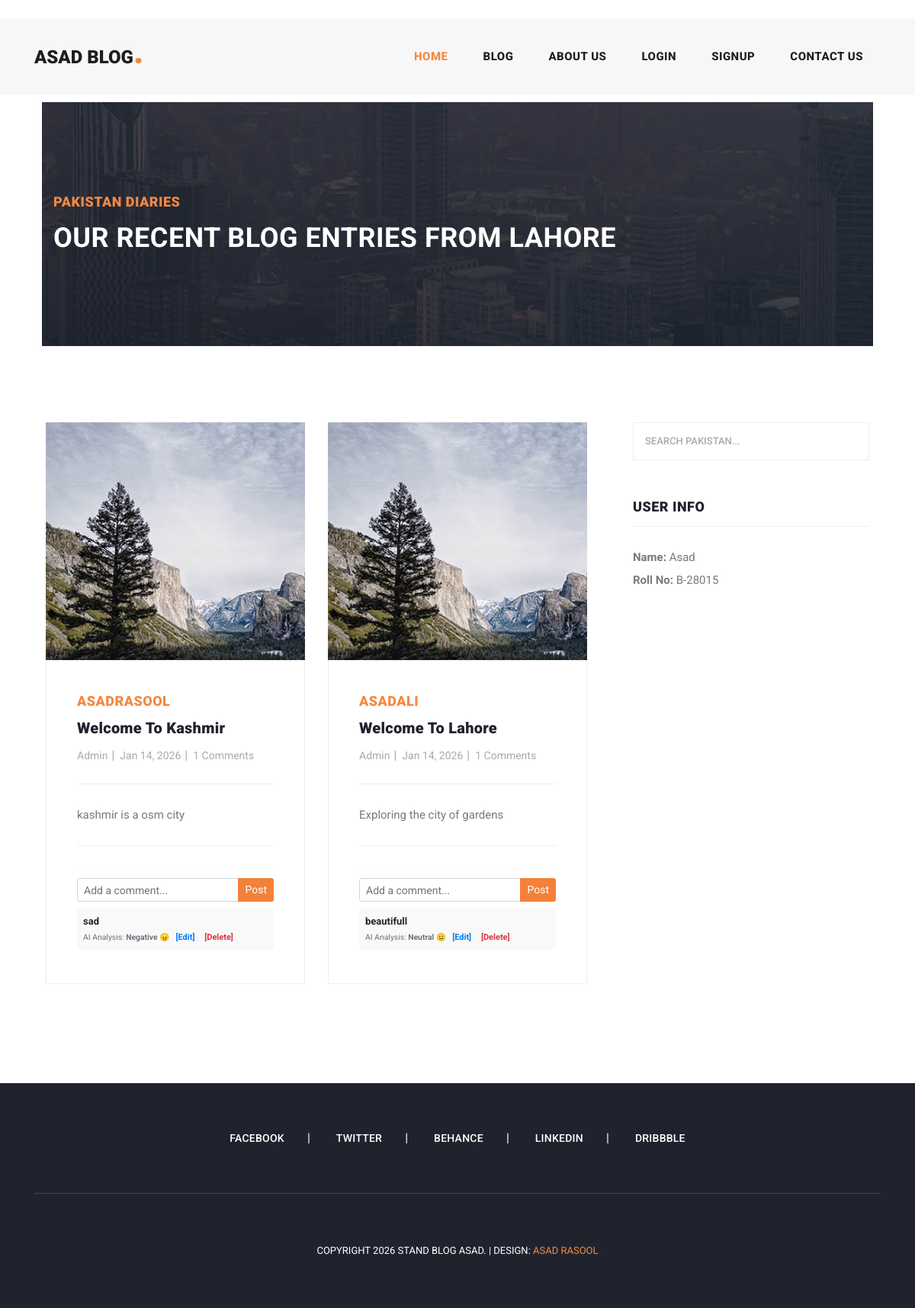
Screenshot of /blog/ with the database file from the repository.
### b28015/models.py (models this page shows, shortened)
class Post(models.Model):
    title = models.CharField(max_length=200)
    content = models.TextField()
    created_at = models.DateTimeField(auto_now_add=True)
    author = models.ForeignKey(User, on_delete=models.CASCADE)

class Comment(models.Model):
    post = models.ForeignKey(Post, on_delete=models.CASCADE, related_name='comments')
    text = models.TextField()
    sentiment = models.CharField(max_length=20, blank=True)

### b28015/views.py (the view)
# urls.py: path('blog/', views.blog_view, name='blog'),
def blog_view(request):
    posts = Post.objects.all().order_by('-created_at')
    return render(request, 'blog.html', {'posts': posts, 'my_name': 'Asad', 'my_roll': 'B-28015'})

### b28015/templates/blog.html (shortened to what this page needs)
{% extends 'base.html' %}
{% load static %}
{% block content %}
<link rel="stylesheet" href="{% static 'assets/css/fontawesome.css' %}">
<link rel="stylesheet" href="{% static 'assets/css/templatemo-stand-blog.css' %}">
<link rel="stylesheet" href="{% static 'assets/css/owl.css' %}">
<div class="heading-page header-text">
  <section class="page-heading">
    <div class="container">
      <div class="row">
        <div class="col-lg-12">
          <div class="text-content">
            <h4>Pakistan Diaries</h4>
            <h2>Our Recent Blog Entries from Lahore</h2>
          </div>
        </div>
      </div>
    </div>
  </section>
</div>
<section class="blog-posts grid-system">
  <div class="container">
    <div class="row">
      <div class="col-lg-8">
        <div class="all-blog-posts">
          <div class="row">
            {% if posts %}
              {% for post in posts %}
              <div class="col-lg-6">
                <div class="blog-post">
                  <div class="blog-thumb">
                    <img src="{% static 'assets/images/blog-thumb-01.jpg' %}" alt="{{ post.title }}">
                  </div>
                  <div class="down-content">
                    <span>{{ post.author.username }}</span>
                    <a href="#"><h4>{{ post.title }}</h4></a>
                    <ul class="post-info">
                      <li><a href="#">Admin</a></li>
                      <li><a href="#">{{ post.created_at|date:"M d, Y" }}</a></li>
                      <li><a href="#">{{ post.comments.count }} Comments</a></li>
                    </ul>
                    <p>{{ post.content|truncatechars:120 }}</p>
                    <hr>
                    <div class="comment-form">
                      <form method="POST" action="{% url 'add_comment' post.id %}">
                        <div class="input-group mb-2">
                          <input type="text" name="message" class="form-control form-control-sm" placeholder="Add a comment..." required>
                          <button class="btn btn-sm" type="submit" style="background-color: #f48139; color: white;">Post</button>
                        </div>
                      </form>
                    </div>
                    <div class="recent-comments" style="max-height: 150px; overflow-y: auto;">
  {% for comment in post.comments.all %}
    <div class="p-2 mb-1" style="background: #f9f9f9; border-radius: 5px; font-size: 13px; position: relative;">
      <strong>{{ comment.text }}</strong> <br>
      <small class="text-muted">AI Analysis: <strong>{{ comment.sentiment }}</strong></small>
      <a href="{% url 'edit_comment' comment.id %}"
   style="color: #007bff; font-size: 11px; font-weight: bold; text-decoration: none; margin-left: 5px;">
   [Edit]
</a>
      <a href="{% url 'delete_comment' comment.id %}"
         onclick="return confirm('Are you sure you want to delete this comment?')"
         style="color: #dc3545; font-size: 11px; font-weight: bold; text-decoration: none; margin-left: 10px;">
         [Delete]
      </a>
    </div>
  {% empty %}
    <p style="font-size: 12px;">No comments yet. Be the first!</p>
  {% endfor %}
</div>
                  </div>
                </div>
              </div>
              {% endfor %}
            {% else %}
              <div class="col-lg-12">
                <h3>No posts found. Please add some from the <a href="/admin">Admin Panel</a>.</h3>
              </div>
            {% endif %}
          </div>
        </div>
      </div>
      <div class="col-lg-4">
        <div class="sidebar">
          <div class="row">
            <div class="col-lg-12">
              <div class="sidebar-item search">
                <form id="search_form" method="GET" action="#">
                  <input type="text" name="q" class="searchText" placeholder="Search Pakistan..." autocomplete="on">
                </form>
              </div>
            </div>
            <div class="col-lg-12">
              <div class="sidebar-item recent-posts">
                <div class="sidebar-heading"><h2>User Info</h2></div>
                <div class="content">
                  <p><strong>Name:</strong> {{ my_name }}</p>
                  <p><strong>Roll No:</strong> {{ my_roll }}</p>
                </div>
              </div>
            </div>
          </div>
        </div>
      </div>
    </div>
  </div>
</section>
{% endblock %}

### b28015/templates/base.html (shortened to what this page needs)
{% load static %}
<!DOCTYPE html>
<html lang="en">
<head>
    <link rel="stylesheet" href="{% static 'css/bootstrap.min.css' %}">
    <link rel="stylesheet" href="{% static 'vendor/bootstrap/css/bootstrap.min.css' %}">
    <link rel="stylesheet" href="{% static 'assets/css/fontawesome.css' %}">
    <link rel="stylesheet" href="{% static 'assets/css/templatemo-stand-blog.css' %}">
    <link rel="stylesheet" href="{% static 'assets/css/owl.css' %}">
</head>
<body>
    <header class="">
      <nav class="navbar navbar-expand-lg">
        <div class="container">
          <a class="navbar-brand" href="{% url 'home' %}"><h2>Asad Blog<em>.</em></h2></a>
          <div class="collapse navbar-collapse" id="navbarResponsive">
            <ul class="navbar-nav ml-auto">
              <li class="nav-item active">
                <a class="nav-link" href="{% url 'home' %}">Home
                </a>
              </li>
              <li class="nav-item">
                <a class="nav-link" href="{% url 'blog' %}">Blog</a>
              </li>
              <li class="nav-item">
                <a class="nav-link" href="{% url 'about' %}">About Us</a>
              </li>
              <li class="nav-item">
                <a class="nav-link" href="{% url 'login' %}">Login</a>
              </li>
              <li class="nav-item">
                <a class="nav-link" href="{% url 'signup' %}">Signup</a>
              </li>
              <li class="nav-item">
                <a class="nav-link" href="{% url 'contact' %}">Contact Us</a>
              </li>
            </ul>
          </div>
        </div>
      </nav>
    </header>
    <div class="container mt-4">
        {% block content %}{% endblock %}
    </div>
  <footer>
      <div class="container">
        <div class="row">
          <div class="col-lg-12">
            <ul class="social-icons">
             <li><a href="https://www.facebook.com" target="_blank">Facebook</a></li>
<li><a href="https://www.twitter.com" target="_blank">Twitter</a></li>
<li><a href="https://www.behance.net" target="_blank">Behance</a></li>
<li><a href="https://www.linkedin.com" target="_blank">Linkedin</a></li>
<li><a href="https://www.dribbble.com" target="_blank">Dribbble</a></li>
            </ul>
          </div>
          <div class="col-lg-12">
            <div class="copyright-text">
              <p>Copyright 2026 Stand Blog Asad.
                 | Design: <a rel="nofollow" href="#" target="_parent">ASad Rasool</a></p>
            </div>
          </div>
        </div>
      </div>
    </footer>
</body>
</html>

### rows the page displays
Post: author.username "ASADRASOOL", title "Welcome To Kashmir", created_at "Jan 14, 2026", comments.count "1", content "kashmir is a osm city"
Comment: text "sad", sentiment "Negative 😠"
Post: author.username "ASADALI", title "Welcome To Lahore", created_at "Jan 14, 2026", comments.count "1", content "Exploring the city of gardens"
Comment: text "beautifull", sentiment "Neutral 😐"

### other values shown
{{ my_name }} "Asad"
{{ my_roll }} "B-28015"
